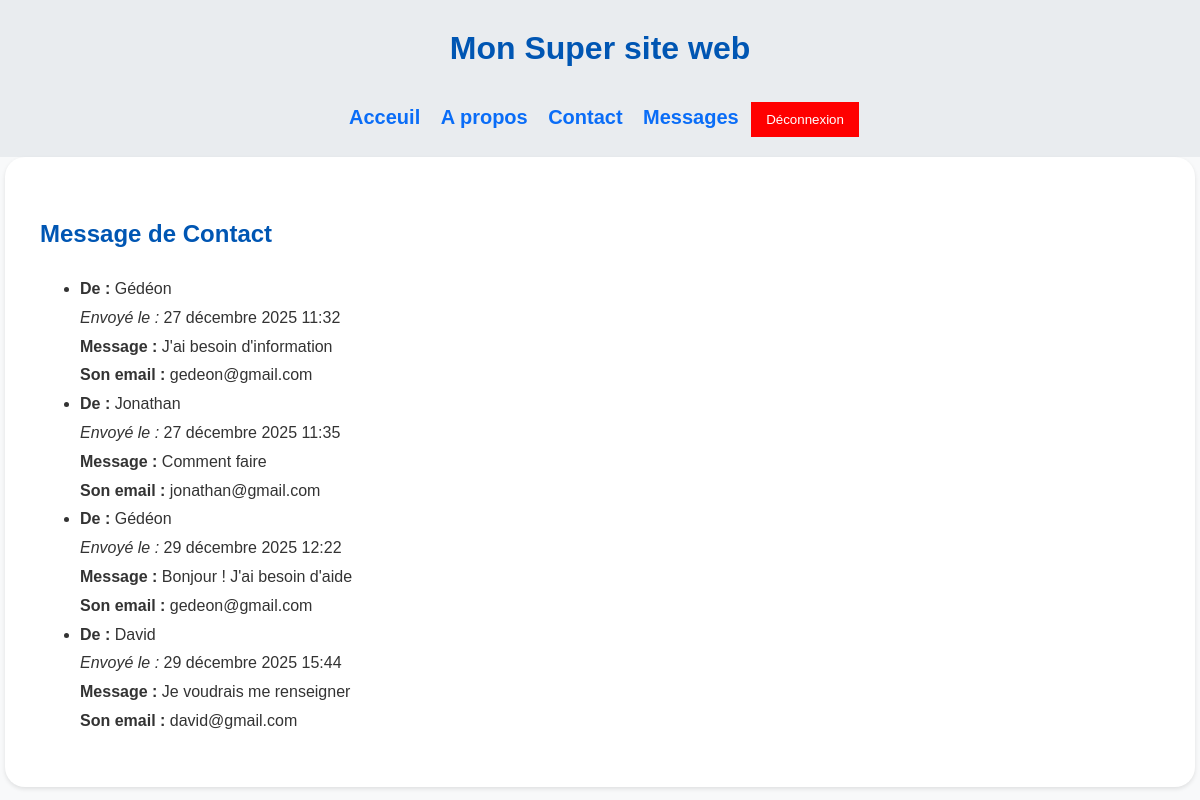
/messages/ (signed in), run on the app's committed database.
### pages/models.py (models this page shows, shortened)
class ContactMessage(models.Model):
    name = models.CharField(max_length=100)
    email = models.EmailField()
    message = models.TextField()
    created_at = models.DateTimeField(auto_now_add=True)
    is_treated = models.BooleanField(default=False)

### pages/views.py (the view)
# urls.py: path("messages/", views.MessageListView.as_view(), name = "messages"),
class MessageListView(LoginRequiredMixin, ListView):
    model = ContactMessage
    template_name = "message_list.html"
    context_object_name = "message_list"
    def get_queryset(self):
        return ContactMessage.objects.filter(is_treated = False)

### pages/templates/message_list.html
{% extends "base.html" %}
{% block content %}
    <h2>Message de Contact</h2>
    {% if message_list %}
        <ul>
            {% for message in message_list %}
                <li>
                    <strong>De :</strong>  {{message.name}} <br>
                    <em>Envoyé le :</em> {{message.created_at}} <br>
                    <strong>Message :</strong>  {{message.message}} <br>
                    <strong>Son email :</strong>  {{message.email}} <br>
                </li>
            {% endfor %}
        </ul>
    {% else %}
        <p>Aucun messages trouvés</p>
    {% endif %}
{% endblock %}

### templates/base.html (shortened to what this page needs)
{% load static %}
<!DOCTYPE html>
<html lang="fr">
<head>
    <link rel = "stylesheet" href = "{% static "css/style.css" %}" />
</head>
<body>
    <header>
        <h1>Mon Super site web</h1>
        <nav>
            <a href="{% url "home" %}">Acceuil</a>
            <a href="{% url "apropos" %}">A propos</a>
            <a href="{% url "contact" %}">Contact</a>
            <a href="{% url "messages" %}">Messages</a>
            {% if user.is_authenticated %}
                <form method = "post" action = "{% url "logout" %}" style = "display: inline">
                    <button type = "submit" style = "background-color: red">Déconnexion</button>
                </form>
            {% else %}
                <a href="{% url "login" %}">Connexion</a>
                <a href="{% url "signup" %}">S'inscrire</a>
            {% endif %}
        </nav>
    </header>
    <main>
        {% block content %}{% endblock%}
    </main>
</body>
</html>

### static/CSS/style.css (style rules this page uses)
body { font-family: Arial, sans-serif; color: #333; background-color: #f8f9fa; margin: 0; padding: 0; line-height: 1.8; }
header { background-color: #e9ecef; color: #495057; padding: 20px; margin-bottom: 0 25px; text-align: center; }
main { padding: 35px; max-width: 1120px; margin: auto; background-color: #fff; border-radius: 20px; box-shadow: 0 2px 4px rgba(0, 0, 0, 0.1); }
h1 { margin-top: 0; }
h1, h2, h3 { color: #0056b3; }
a { text-decoration: none; color: hwb(215 4% 3%); }
header nav a { margin: 8px; font-weight: bold; font-size: 20px; }
button[type = "submit"] { background-color: #007bff; color:white; padding: 10px 15px; border: none; cursor: pointer; }

### data on the page
ContactMessage: name "Gédéon", created_at "27 décembre 2025 11:32", message "J'ai besoin d'information", email "gedeon@gmail.com"
ContactMessage: name "Jonathan", created_at "27 décembre 2025 11:35", message "Comment faire", email "jonathan@gmail.com"
ContactMessage: name "Gédéon", created_at "29 décembre 2025 12:22", message "Bonjour ! J'ai besoin d'aide", email "gedeon@gmail.com"
ContactMessage: name "David", created_at "29 décembre 2025 15:44", message "Je voudrais me renseigner", email "david@gmail.com"
